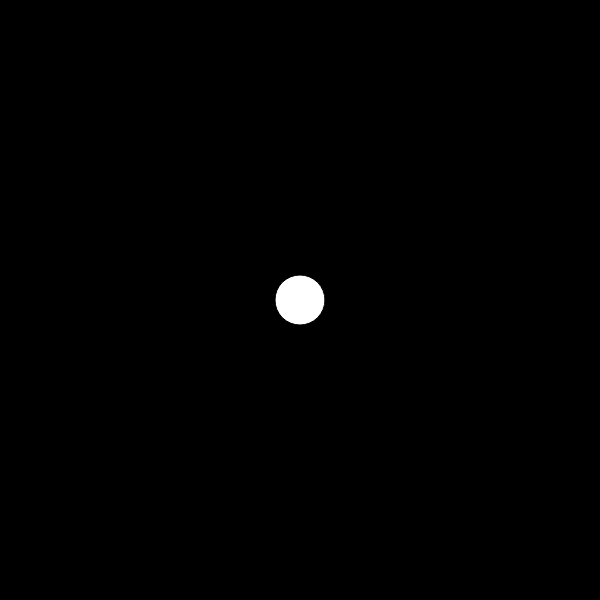
Frame 1 (no input)
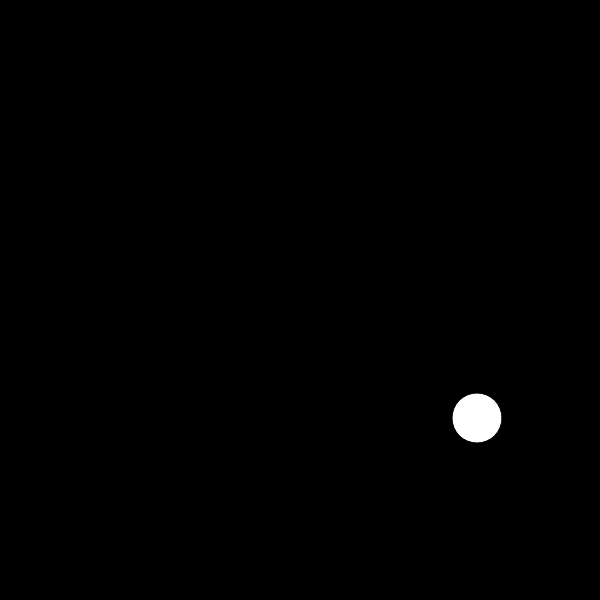
Frame 60 (no input)
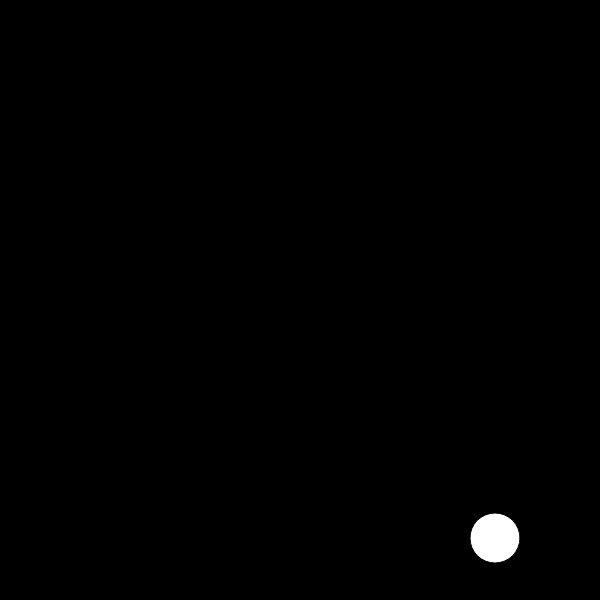
Frame 120 (the mouse pressed at the canvas centre since frame 60)

The p5.js sketch that drew these frames (run headless with seeded random() and noise() and a simulated clock; from frame 60 on, the mouse is pressed at the canvas centre):

// p5.js sketch
// ── sketch.js
let x = 300
let y = 300
let r = 25

let xspeed = 3
let yspeed = 2
function setup() {
  createCanvas(600, 600);
}

function draw() {
  background(0);
  ellipse(x, y, r*2, r*2)
  
  x+=xspeed
  y+=yspeed
  
  if (x > width - r || x < 0+r) {
    xspeed = xspeed * -1
  }
  
  if (y > height - r || y < 0+r) {
    yspeed = yspeed * -1
  }
}
